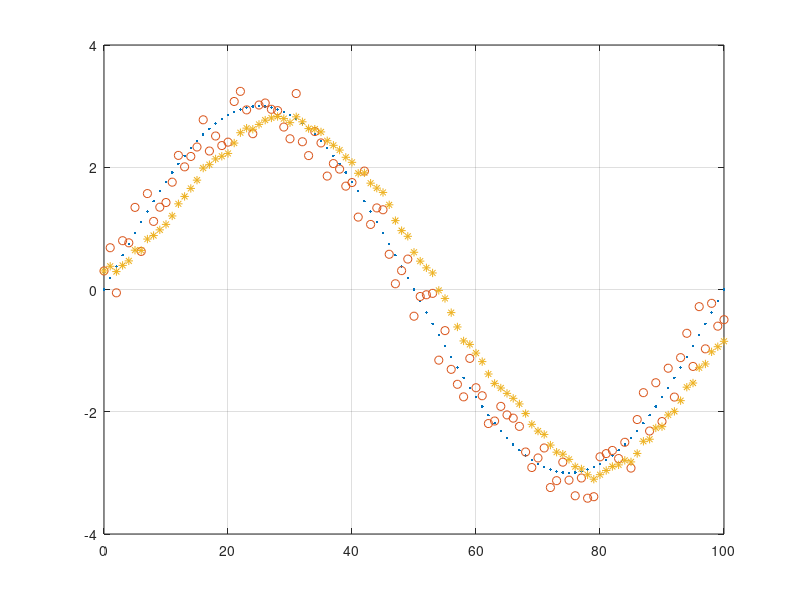
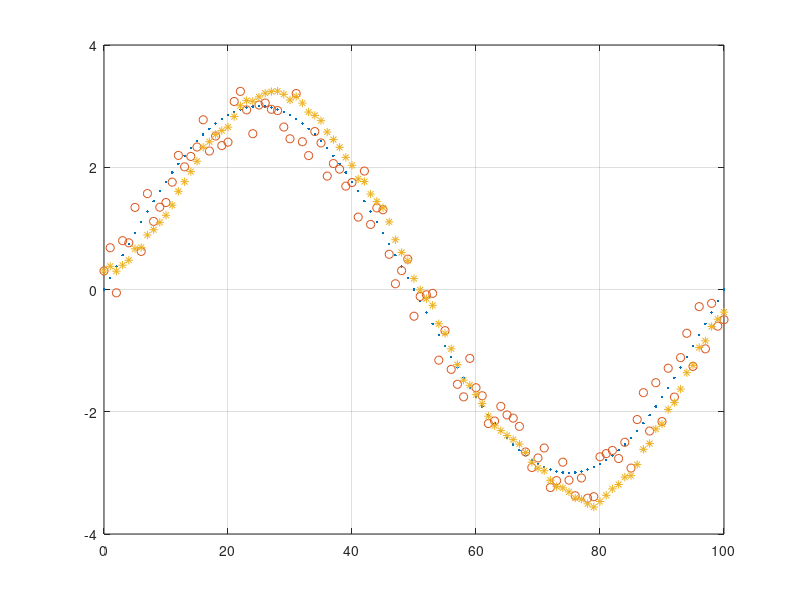

The MATLAB source for these figures, in order:
function fixed_gain_filters
    t_max = 100;
    w = 2 * pi / t_max;
    
    t = [0 : 1 : t_max];
    x = 3 * sin(w * t);
    v = (rand(1, length(t)) - 0.5);
    z = x + v;
    
    alpha = 0.2;
    beta = alpha * alpha / (2 - alpha);
    
    x_hat = zeros(1, length(t));
    
    x_hat(1) = z(1);
    for k = 2:length(t)
        x_p = x_hat(k-1);
        x_hat(k) = x_p + alpha * (z(k) - x_p);
    end
    
    figure('name', ['Values, alpha = ', num2str(alpha)]);
    plot(t, x, '.', t, z, 'o', t, x_hat, '*')
    grid on
    
    x_hat = zeros(1, length(t));
    v_hat = zeros(1, length(t));
    
    x_hat(1) = z(1);
    v_hat(1) = 0;
    for k = 2:length(t)
        T = t(k) - t(k-1);
        x_p = x_hat(k-1) + v_hat(k-1) * T;
        v_p = v_hat(k-1);
        delta = z(k) - x_p;
        x_hat(k) = x_p + alpha * delta;
        v_hat(k) = v_p + beta * delta / T;
    end
    
    figure('name', ['Values, alpha = ', num2str(alpha), ', beta = ', num2str(beta)]);
    plot(t, x, '.', t, z, 'o', t, x_hat, '*')
    grid on
end